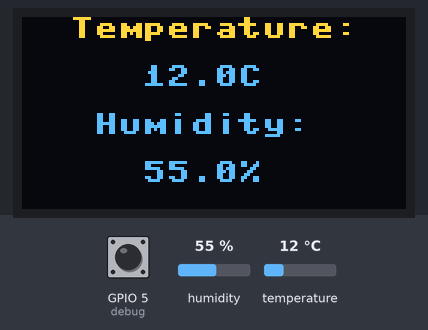
Bench run of a program on a simulated ESP32 board running MicroPython. On the bench: 128×64 one-colour display. The test bench sets the inputs (shaded band); at power-on: temperature 24 °C, GPIO 5 (debug) HIGH, humidity 55 %. The OLED is the two-colour kind (top 16 rows yellow); WiFi joins after 1.5 s; requests to the public web service named in the program get a made-up reply in its usual format after 0.4 s (London, UTC, broken clouds, 64 % humidity, 1013 hPa unless stated); deep sleep restarts the program when it ends; what the program prints to the serial console is not drawn.

1.3 s: temperature set to 12 °C
Above: at 2.9 s.
Timing chart, 0 to 4.4 s (numbered marks = the images above; inputs shaded):
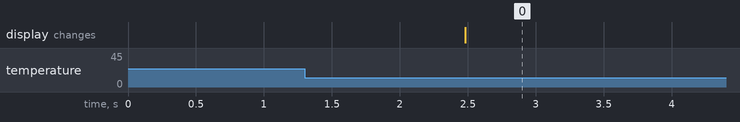

The program:

main.py
```python
import sys
import dht
import time
import config
import ssd1306
import network
import machine
import urequests


def get_temperature_and_humidity():
    print('Invoking temp and humidity reading')
    dht22 = dht.DHT22(machine.Pin(config.DHT22_PIN))
    dht22.measure()
    temperature = dht22.temperature()
    if config.FAHRENHEIT:
        temperature = temperature * 9 / 5 + 32
    print('Temprature:', temperature)
    print('Humidity  :{0}'.format(dht22.humidity))
    return temperature, dht22.humidity()


def show_error():
    led = machine.Pin(config.LED1_PIN, machine.Pin.OUT)
    for i in range(3):
        led.on()
        time.sleep(0.5)
        led.off()
        time.sleep(0.5)
    led.on()


def connect_wifi():
    # disable Access  Point on controller
    ap_if = network.WLAN(network.AP_IF)
    ap_if.active(False)

    sta_if = network.WLAN(network.STA_IF)
    if not sta_if.isconnected():
        print("Connecting to WiFi")
        sta_if.active(True)
        sta_if.connect(config.WIFI_SSID, config.WIFI_PASSWORD)
        while not sta_if.isconnected():
            time.sleep(1)
    print("Network Config:", sta_if.ifconfig())


def log_data(temp, humidity):
    print('Invoking log webhook')
    url = config.WEBHOOK_URL.format(
        temperature=temp,
        humidity=humidity,
    )
    r = urequests.get(url)
    if r is not None and r.status_code < 400:
        print("Webhook Invoked")
    else:
        print("Webhook Failed")
        raise RuntimeError('Webhook Failed')
    print(r.status_code)
    print(r.text)


def deep_sleep():
    print('Going to deep sleep for {seconds} seconds ...'.format(
        seconds=config.LOG_INTERVAL
    ))
    rtc = machine.RTC()
    # setup how the alarm will work
    rtc.irq(trigger=rtc.ALARM0, wake=machine.DEEPSLEEP)
    # setup the time interval
    rtc.alarm(rtc.ALARM0, config.LOG_INTERVAL * 1000)
    machine.deepsleep()  # the wake will happen by the alarm resetting the device


def is_debug():
    debug = machine.Pin(config.DEBUG_PIN, machine.Pin.IN, machine.Pin.PULL_UP)
    if debug.value() == 0:
        print("Debug Mode detected")
        return True
    return False


def display_temperature_and_humidity(temperature, humidity):
    i2c = machine.I2C(scl=machine.Pin(config.DISPLAY_SCL_PIN),
                      sda=machine.Pin(config.DISPLAY_SDA_PIN))
    if 60 not in i2c.scan():
        raise RuntimeError('Cannot find display.')

    display = ssd1306.SSD1306_I2C(128, 64, i2c)
    display.fill(0)

    display.text('{:^16s}'.format('Temperature:'), 0, 0)
    display.text('{:^16s}'.format(str(temperature) +
                                  ('F' if config.FAHRENHEIT else 'C')), 0, 16)

    display.text('{:^16s}'.format('Humidity:'), 0, 32)
    display.text('{:^16s}'.format(str(humidity) + '%'), 0, 48)

    display.show()
    time.sleep(5)
    display.poweroff()


def run():
    try:
        # if machine.reset_cause() == machine.DEEPSLEEP_RESET:
        connect_wifi()
        t, h = get_temperature_and_humidity()
        log_data(t, h)
        display_temperature_and_humidity(t, h)
    except Exception as exc:
        sys.print_exception(exc)
        show_error()
    if not is_debug():
        deep_sleep()


# call the run fuction
run()
```

config.py
```python
WIFI_SSID = 'weebaws-ssid'
WIFI_PASSWORD = 'weebaws-password'

WEBHOOK_URL = 'https://api.thingspeak.com/update?api_key=WEEBAWS&field1={temperature}&field2={humidity}'
BUTTON_ID = 'micropython1'

LED1_PIN = 2  # -> D4
# Disable below for main_07...py and enable for the rest
# LED2_PIN = 16  # -> D0

DEBUG_PIN = 5  # -> D1

FAHRENHEIT = False
DHT22_PIN = 4  # -> D2

LOG_INTERVAL = 60  # set in seconda

DISPLAY_SCL_PIN = 0  # D3
DISPLAY_SDA_PIN = 12  # D6
```
